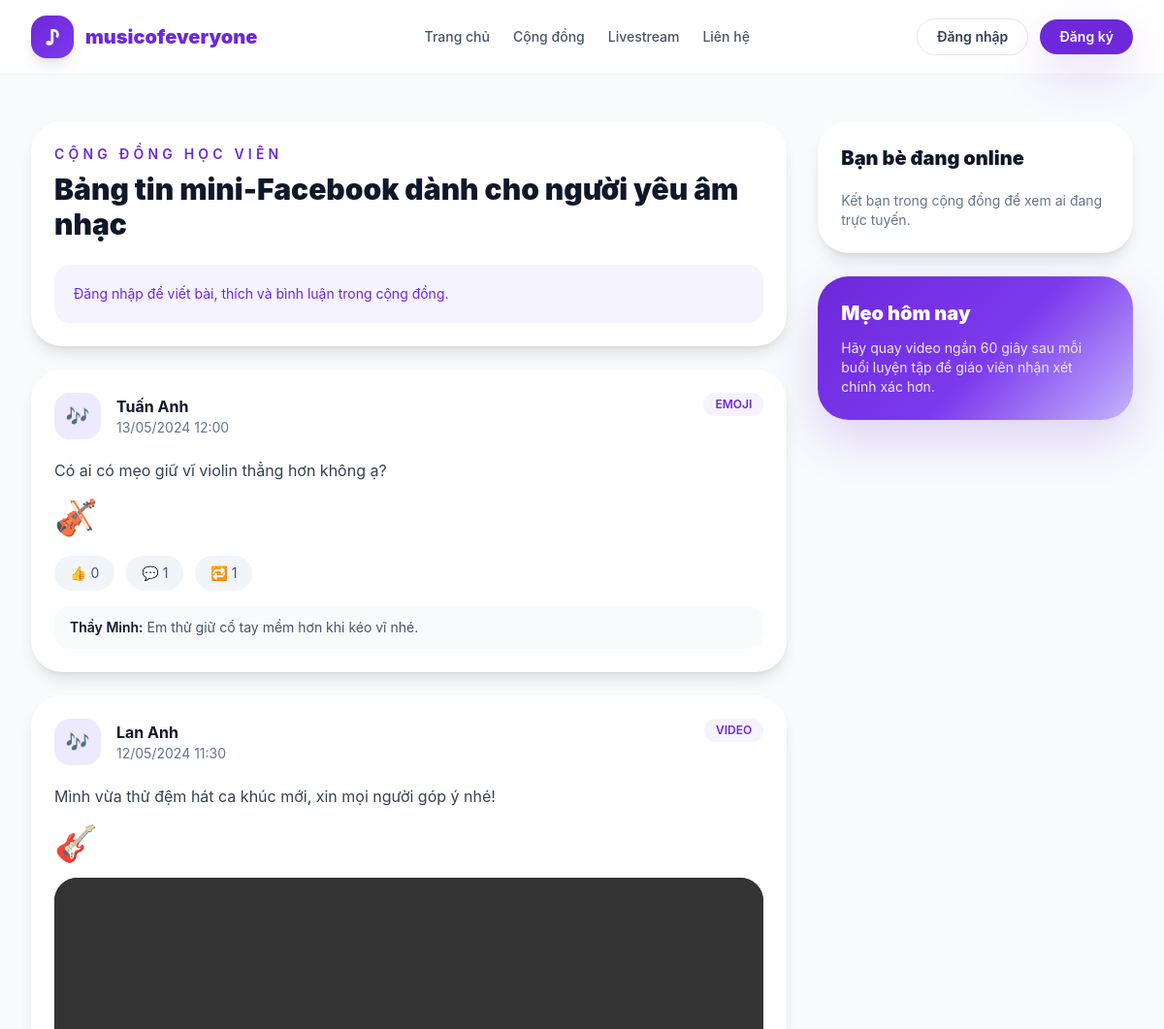
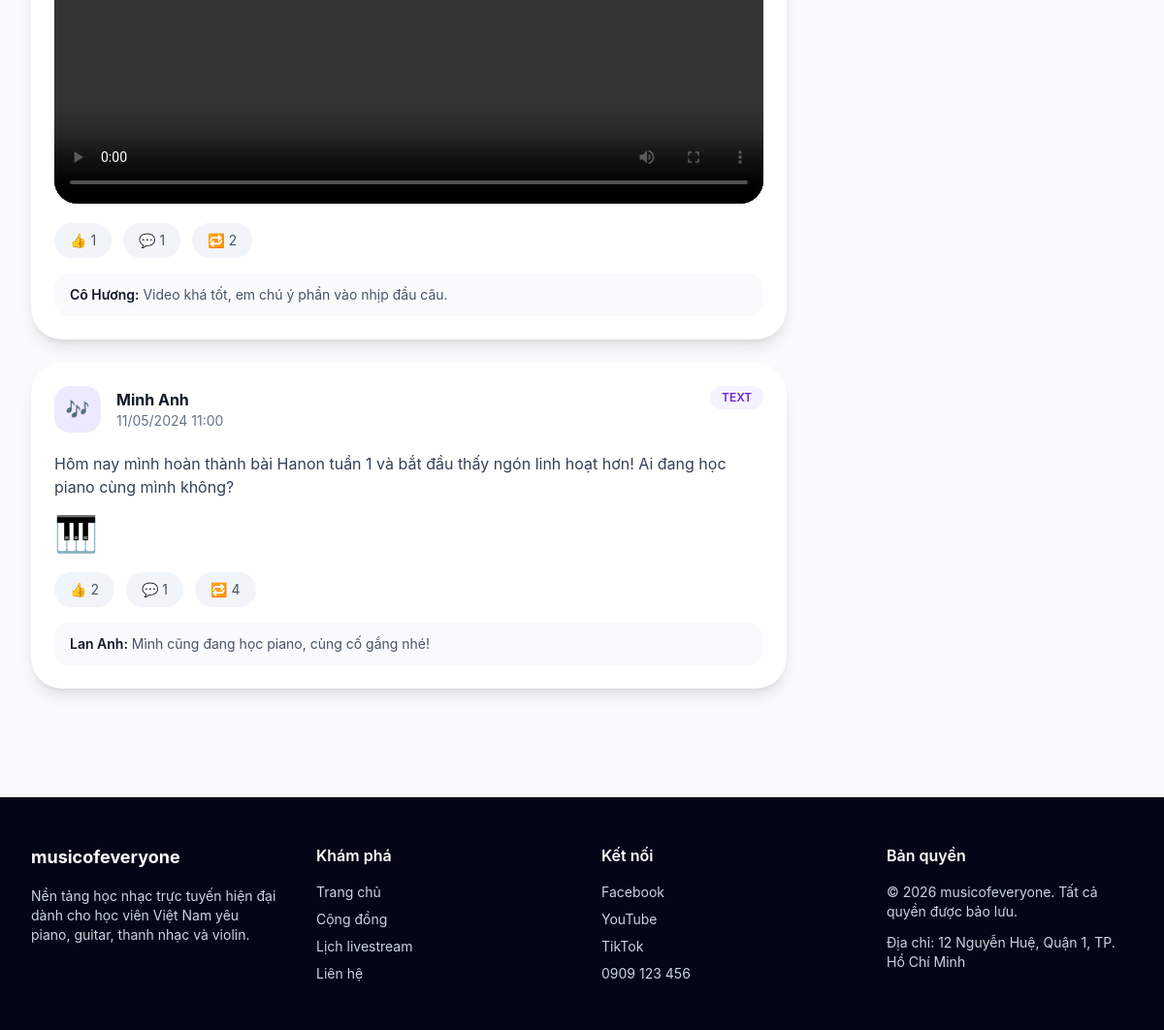
The page /community.php on the database its author committed (2 pictures, top to bottom).
### tables this page shows
CREATE TABLE community_posts (
    id INT UNSIGNED AUTO_INCREMENT PRIMARY KEY,
    user_id INT UNSIGNED NOT NULL,
    content TEXT DEFAULT NULL,
    post_type ENUM('text', 'image', 'video', 'emoji') NOT NULL DEFAULT 'text',
    media_path VARCHAR(255) DEFAULT NULL,
    emoji VARCHAR(20) DEFAULT '🎵',
    share_count INT NOT NULL DEFAULT 0,
    created_at DATETIME NOT NULL,
    CONSTRAINT fk_community_posts_user FOREIGN KEY (user_id) REFERENCES users(id) ON DELETE CASCADE
);

CREATE TABLE users (
    id INT UNSIGNED AUTO_INCREMENT PRIMARY KEY,
    name VARCHAR(120) NOT NULL,
    email VARCHAR(150) NOT NULL UNIQUE,
    password VARCHAR(255) NOT NULL,
    role ENUM('admin', 'student', 'teacher') NOT NULL DEFAULT 'student',
    avatar_path VARCHAR(255) DEFAULT NULL,
    bio TEXT DEFAULT NULL,
    points INT NOT NULL DEFAULT 0,
    locked TINYINT(1) NOT NULL DEFAULT 0,
    remember_token VARCHAR(255) DEFAULT NULL,
    created_at DATETIME NOT NULL,
    updated_at DATETIME NOT NULL
);

CREATE TABLE community_comments (
    id INT UNSIGNED AUTO_INCREMENT PRIMARY KEY,
    post_id INT UNSIGNED NOT NULL,
    user_id INT UNSIGNED NOT NULL,
    comment TEXT NOT NULL,
    created_at DATETIME NOT NULL,
    CONSTRAINT fk_community_comments_post FOREIGN KEY (post_id) REFERENCES community_posts(id) ON DELETE CASCADE,
    CONSTRAINT fk_community_comments_user FOREIGN KEY (user_id) REFERENCES users(id) ON DELETE CASCADE
);

### includes/functions.php (called while the page is built, shortened)
<?php
require_once __DIR__ . '/../config/db.php';
function db(): PDO
{
    global $pdo;
    return $pdo;
}
function e(?string $value): string
{
    return htmlspecialchars((string) $value, ENT_QUOTES, 'UTF-8');
}
function query_all(string $sql, array $params = []): array
{
    $statement = db()->prepare($sql);
    $statement->execute($params);
    return $statement->fetchAll();
}
function current_user(): ?array
{
    return null;
}
function format_datetime_vi(?string $value, string $format = 'd/m/Y H:i'): string
{
    try {
        return (new DateTime($value))->format($format);
    } catch (Throwable $exception) {
        return $value;
    }
}

### community.php (the view, shortened to what this page needs)
<?php
require_once __DIR__ . '/includes/functions.php';
$user = current_user();
$posts = query_all(
    'SELECT p.*, u.name, u.avatar_path,
            (SELECT COUNT(*) FROM community_likes cl WHERE cl.post_id = p.id) AS like_total,
            (SELECT COUNT(*) FROM community_comments cc WHERE cc.post_id = p.id) AS comment_total,
            EXISTS(SELECT 1 FROM community_likes cl2 WHERE cl2.post_id = p.id AND cl2.user_id = ?) AS liked_by_me
     FROM community_posts p
     INNER JOIN users u ON u.id = p.user_id
     ORDER BY p.created_at DESC',
    [(int) ($user['id'] ?? 0)]
);
$commentsByPost = [];
$comments = query_all(
    'SELECT cc.*, u.name FROM community_comments cc INNER JOIN users u ON u.id = cc.user_id ORDER BY cc.created_at DESC LIMIT 50'
);
foreach ($comments as $comment) {
    $commentsByPost[$comment['post_id']][] = $comment;
}
$friends = $user ? query_all(
    'SELECT u.name FROM friendships f INNER JOIN users u ON u.id = f.friend_id WHERE f.user_id = ? AND f.status = ? ORDER BY u.name LIMIT 8',
    [(int) $user['id'], 'accepted']
) : [];
require_once __DIR__ . '/includes/header.php';
?>
<section class="mx-auto max-w-7xl px-4 py-12 lg:px-8">
    <div class="grid gap-8 lg:grid-cols-[1.2fr,0.5fr]">
        <div class="space-y-6">
            <div class="rounded-[2rem] bg-white p-6 shadow-lg">
                <div class="flex items-center justify-between gap-4">
                    <div>
                        <p class="text-sm font-semibold uppercase tracking-[0.3em] text-primary">Cộng đồng học viên</p>
                        <h1 class="mt-2 text-3xl font-black text-slate-900">Bảng tin mini-Facebook dành cho người yêu âm nhạc</h1>
                    </div>
                </div>
                <?php if ($user): ?>
                    <form method="post" enctype="multipart/form-data" class="mt-6 space-y-4">
                        <input type="hidden" name="action" value="create">
                        <textarea name="content" rows="4" class="w-full rounded-2xl border border-slate-200 px-4 py-3 outline-none ring-primary focus:ring" placeholder="Hôm nay bạn đang luyện bài nào?"></textarea>
                        <div class="grid gap-4 md:grid-cols-3">
                            <select name="post_type" class="rounded-2xl border border-slate-200 px-4 py-3">
                                <option value="text">Bài viết văn bản</option>
                                <option value="image">Ảnh</option>
                                <option value="video">Video</option>
                                <option value="emoji">Emoji / cảm xúc</option>
                            </select>
                            <input type="text" name="emoji" value="🎵" class="rounded-2xl border border-slate-200 px-4 py-3" placeholder="Emoji cảm xúc">
                            <input type="file" name="media" accept="image/*,video/*" class="rounded-2xl border border-dashed border-slate-300 px-4 py-3">
                        </div>
                        <button type="submit" class="rounded-full bg-primary px-6 py-3 font-bold text-white shadow-glow">Đăng bài</button>
                    </form>
                <?php else: ?>
                    <div class="mt-6 rounded-2xl bg-violet-50 p-5 text-sm text-primary">Đăng nhập để viết bài, thích và bình luận trong cộng đồng.</div>
                <?php endif; ?>
            </div>
            <?php foreach ($posts as $post): ?>
                <article class="rounded-[2rem] bg-white p-6 shadow-lg">
                    <div class="flex items-start justify-between gap-4">
                        <div class="flex items-center gap-4">
                            <div class="flex h-12 w-12 items-center justify-center rounded-2xl bg-violet-100 text-xl text-primary">🎶</div>
                            <div>
                                <h3 class="font-bold text-slate-900"><?= e($post['name']); ?></h3>
                                <p class="text-sm text-slate-500"><?= e(format_datetime_vi($post['created_at'])); ?></p>
                            </div>
                        </div>
                        <span class="rounded-full bg-violet-50 px-3 py-1 text-xs font-semibold text-primary"><?= e(strtoupper($post['post_type'])); ?></span>
                    </div>
                    <div class="mt-5 space-y-4">
                        <p class="whitespace-pre-line text-slate-700"><?= e($post['content']); ?></p>
                        <?php if (!empty($post['emoji'])): ?>
                            <div class="text-4xl"><?= e($post['emoji']); ?></div>
                        <?php endif; ?>
                        <?php if (!empty($post['media_path'])): ?>
                            <?php if (str_contains((string) $post['media_path'], '.mp4') || str_contains((string) $post['media_path'], '.mov') || str_contains((string) $post['media_path'], '.webm')): ?>
                                <video controls class="w-full rounded-[1.5rem] bg-slate-900"><source src="<?= e($post['media_path']); ?>"></video>
                            <?php else: ?>
                                <img src="<?= e($post['media_path']); ?>" alt="Bài viết cộng đồng" class="w-full rounded-[1.5rem] object-cover">
                            <?php endif; ?>
                        <?php endif; ?>
                    </div>
                    <div class="mt-5 flex flex-wrap gap-3 text-sm">
                        <span class="rounded-full bg-slate-100 px-4 py-2 text-slate-600">👍 <?= e((string) $post['like_total']); ?></span>
                        <span class="rounded-full bg-slate-100 px-4 py-2 text-slate-600">💬 <?= e((string) $post['comment_total']); ?></span>
                        <span class="rounded-full bg-slate-100 px-4 py-2 text-slate-600">🔁 <?= e((string) $post['share_count']); ?></span>
                    </div>
                    <div class="mt-4 space-y-3">
                        <?php foreach ($commentsByPost[$post['id']] ?? [] as $comment): ?>
                            <div class="rounded-2xl bg-slate-50 px-4 py-3 text-sm text-slate-600">
                                <span class="font-semibold text-slate-900"><?= e($comment['name']); ?>:</span>
                                <?= e($comment['comment']); ?>
                            </div>
                        <?php endforeach; ?>
                    </div>
                </article>
            <?php endforeach; ?>
        </div>
        <aside class="space-y-6">
            <div class="rounded-[2rem] bg-white p-6 shadow-lg">
                <h2 class="text-xl font-black text-slate-900">Bạn bè đang online</h2>
                <div class="mt-5 space-y-4">
                    <?php if (!$friends): ?>
                        <p class="text-sm text-slate-500">Kết bạn trong cộng đồng để xem ai đang trực tuyến.</p>
                    <?php endif; ?>
                </div>
            </div>
            <div class="rounded-[2rem] music-gradient p-6 text-white shadow-glow">
                <h3 class="text-xl font-black">Mẹo hôm nay</h3>
                <p class="mt-3 text-sm text-violet-100">Hãy quay video ngắn 60 giây sau mỗi buổi luyện tập để giáo viên nhận xét chính xác hơn.</p>
            </div>
        </aside>
    </div>
</section>
<?php require_once __DIR__ . '/includes/footer.php'; ?>

### assets/css/style.css (style rules this page uses)
body { font-family: Inter, ui-sans-serif, system-ui, -apple-system, BlinkMacSystemFont, 'Segoe UI', sans-serif; }
.music-gradient { background: linear-gradient(135deg, #6d28d9 0%, #7c3aed 55%, #c4b5fd 100%); }

### rows shown on the page
community_posts: user.name "Tuấn Anh", created_at "13/05/2024 12:00", post_type "EMOJI", content "Có ai có mẹo giữ vĩ violin thẳng hơn không ạ?", emoji "🎻", like_total "0", comment_total "1", share_count "1"
community_comments: user.name "Thầy Minh", comment "Em thử giữ cổ tay mềm hơn khi kéo vĩ nhé."
community_posts: user.name "Lan Anh", created_at "12/05/2024 11:30", post_type "VIDEO", content "Mình vừa thử đệm hát ca khúc mới, xin mọi người góp ý nhé!", emoji "🎸", like_total "1", comment_total "1", share_count "2"
community_comments: user.name "Cô Hương", comment "Video khá tốt, em chú ý phần vào nhịp đầu câu."
community_posts: user.name "Minh Anh", created_at "11/05/2024 11:00", post_type "TEXT", content "Hôm nay mình hoàn thành bài Hanon tuần 1 và bắt đầu thấy ngón linh hoạt hơn! Ai đang học piano cùng mình không?", emoji "🎹", like_total "2", comment_total "1", share_count "4"
community_comments: user.name "Lan Anh", comment "Mình cũng đang học piano, cùng cố gắng nhé!"

### other values the page prints
setting('contact_phone', '0900 000 000') "0909 123 456"
setting('contact_address', 'TP. Hồ Chí Minh') "12 Nguyễn Huệ, Quận 1, TP. Hồ Chí Minh"
